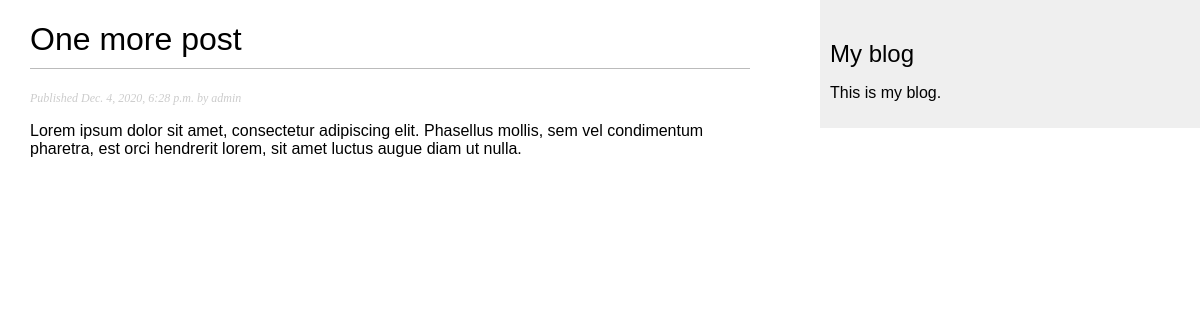
Screenshot of /blogsite/2020/12/4/one-more-post/ with the database file from the repository.
### blogsite/models.py (models this page shows, shortened)
class Post( models.Model ) :
    STATUS_CHOICES = (
        ( 'draft', 'Draft'),
        ( 'published', 'Published'),
    )
    title = models.CharField( max_length=250)
    slug = models.SlugField(max_length=250, unique_for_date='publish')
    author = models.ForeignKey( User, on_delete=models.CASCADE, related_name='blogsite_posts')
    body = models.TextField()
    publish = models.DateTimeField( default=timezone.now )
    created = models.DateTimeField( auto_now_add=True )
    updated = models.DateTimeField( auto_now=True )
    status = models.CharField( max_length=10, choices=STATUS_CHOICES, default='draft')
    objects = models.Manager() #the default manager
    published = PublishedManager() #Our custom manager
    class Meta :
        ordering = ( '-publish', )

### blogsite/views.py (the view)
# urls.py: path('<int:year>/<int:month>/<int:day>/<slug:post>/',views.post_detail, name = 'post_detail')
def post_detail( request, year, month, day, post ) :
    post = get_object_or_404(Post, slug=post, status = 'published', publish__year = year, publish__month = month, publish__day = day)
    return render( request, 'blogsite/post/detail.html', {'post' : post})

### templates/blogsite/post/detail.html (shortened to what this page needs)
{% extends "blogsite/base.html" %}
{% block content %}
  <h1>{{ post.title }}</h1>
  <p class="date">
    Published {{ post.publish }} by {{ post.author }}
  </p>
  {{ post.body|linebreaks }}
{% endblock %}

### blogsite/static/css/blogsite.css (style rules this page uses)
body { margin:0; padding:0; font-family:helvetica, sans-serif; }
h1 { font-weight:normal; border-bottom:1px solid #bbb; padding:0 0 10px 0; }
p.date { color:#ccc; font-family: georgia, serif; font-size: 12px; font-style: italic; }

### rows the page displays
Post: title "One more post", publish "Dec. 4, 2020, 6:28 p.m.", author "admin", body "Lorem ipsum dolor sit amet, consectetur adipiscing elit. Phasellus mollis, sem vel condimentum pharetra, est orci hendrerit lorem, sit amet luctus augue diam ut nulla."
